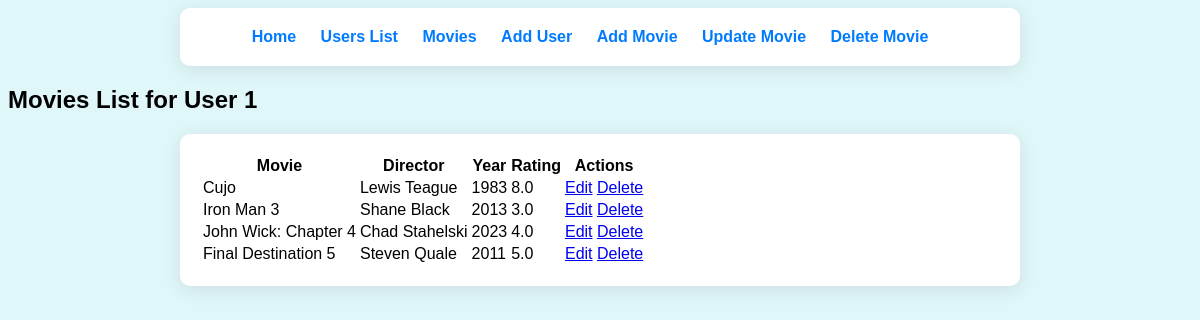
/user/1/movies, run on the app's committed database.
### modelsDB.py (models this page shows)
class Movie(db.Model):
    id = db.Column(db.Integer, primary_key=True)
    name = db.Column(db.String(100), nullable=False)
    director = db.Column(db.String(100), nullable=False)
    year = db.Column(db.Integer, nullable=False)
    rating = db.Column(db.Float, nullable=False)
    user_id = db.Column(db.Integer, db.ForeignKey('user.id'), nullable=False)

### app.py (the view)
    @app.route('/user/<int:user_id>/movies')
    def user_movies(user_id):
        movies = data_manager.get_user_movies(user_id)
        return render_template('movies.html', movies=movies, user_id=user_id)

### datamanager/sqlite_data_manager.py (called while the page is built)
    def get_user_movies(self, user_id):
        with current_app.app_context():
            user = User.query.get(user_id)
            return user.movies if user else []

### templates/movies.html (shortened to what this page needs)
<!DOCTYPE html>
<html lang="en">
<head>
    <link rel="stylesheet" href="{{ url_for('static', filename='styles.css') }}">
</head>
<body>
    <div class="nav-container">
            <nav>
                <ul class="nav-list">
                    <li><a href="{{ url_for('home') }}">Home</a></li>
                    <li><a href="{{ url_for('list_users') }}">Users List</a></li>
                    <li><a href="{{ url_for('user_movies', user_id=1) }}">Movies</a></li>
                    <li><a href="{{ url_for('add_user') }}">Add User</a></li>
                    <li><a href="{{ url_for('add_movie', user_id=1) }}">Add Movie</a></li>
                    <li><a href="{{ url_for('update_movie', user_id=1, movie_id=1) }}">Update Movie</a></li>
                    <li><a href="{{ url_for('delete_movie', user_id=1, movie_id=1) }}">Delete Movie</a></li>
                </ul>
            </nav>
        </div>
    <h2>Movies List for User {{ user_id }}</h2>
<div class="nav-container">
    <table class="user-table">
        <thead>
            <tr>
                <th>Movie</th>
                <th>Director</th>
                <th>Year</th>
                <th>Rating</th>
                <th>Actions</th>
            </tr>
        </thead>
        <tbody>
            {% for movie in movies %}
                <tr>
                    <td>{{ movie.name }}</td>
                    <td>{{ movie.director }}</td>
                    <td>{{ movie.year }}</td>
                    <td>{{ movie.rating }}</td>
                    <td>
                        <a href="{{ url_for('update_movie', user_id=user_id, movie_id=movie.id) }}">Edit</a>
                        <a href="{{ url_for('delete_movie', user_id=user_id, movie_id=movie.id) }}">Delete</a>
                    </td>
                </tr>
            {% endfor %}
        </tbody>
    </table>
</div>
</body>
</html>

### static/styles.css (style rules this page uses)
body { font-family: Arial, sans-serif; background-color: #e0f7fa; }
.nav-container { background-color: #fff; padding: 20px; border-radius: 10px; box-shadow: 0 4px 20px rgba(0, 0, 0, 0.1); max-width: 800px; margin: 0 auto; transition: transform 0.3s; }
.nav-list { list-style-type: none; padding: 0; margin: 0; text-align: center; }
.nav-list li { display: inline; margin-right: 20px; }
.nav-list li a { text-decoration: none; color: #007BFF; font-weight: bold; }

### data on the page
Movie: name "Cujo", director "Lewis Teague", year "1983", rating "8.0"
Movie: name "Iron Man 3", director "Shane Black", year "2013", rating "3.0"
Movie: name "John Wick: Chapter 4", director "Chad Stahelski", year "2023", rating "4.0"
Movie: name "Final Destination 5", director "Steven Quale", year "2011", rating "5.0"

### other printed values
{{ user_id }} "1"
